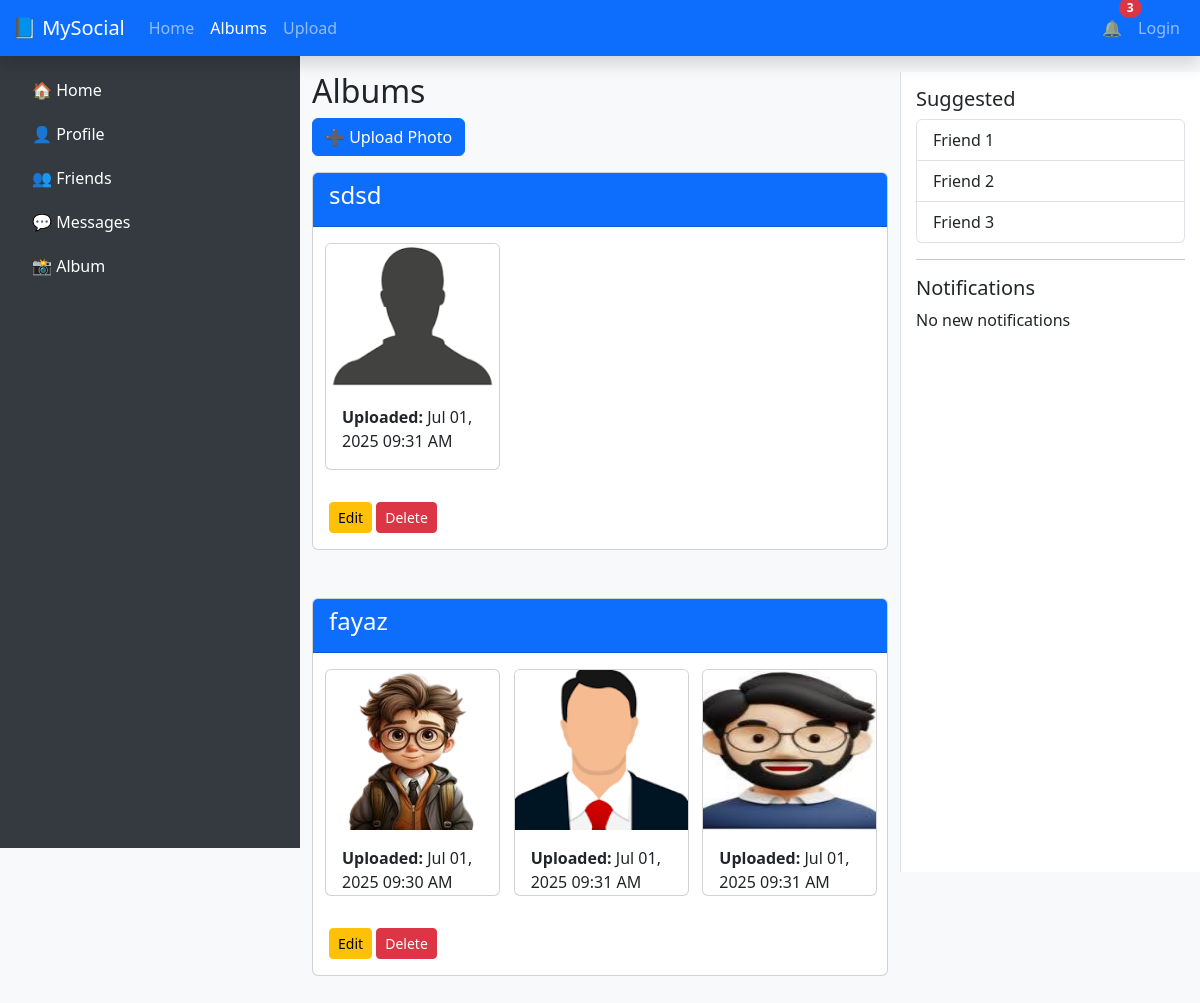
The page /albums/ on the database its author committed.
### my_project/models.py (models this page shows, shortened)
class Album(models.Model):
    name = models.CharField(max_length=100)
    created_at = models.DateTimeField(auto_now_add=True)

class Photo(models.Model):
    album = models.ForeignKey(Album, on_delete=models.CASCADE, related_name='photos')
    image = models.ImageField(upload_to='album_photos/')
    uploaded_at = models.DateTimeField(auto_now_add=True)

### my_project/views.py (the view)
# urls.py: path('albums/', views.album_list, name='album_list'),
def album_list(request):
    albums = Album.objects.all().order_by('-created_at')
    for album in albums:
        album.paginated_photos = Paginator(album.photos.all(), 6).get_page(request.GET.get(f'page_{album.id}', 1))
    return render(request, 'pages/albums/album.html', {'albums': albums})

### my_project/templates/pages/albums/album.html
{% extends 'base.html' %}
{% block content %}
{% load static %}
<h2>Albums</h2>
<a href="{% url 'upload_photo' %}" class="btn btn-primary mb-3">➕ Upload Photo</a>
{% for album in albums %}
  <div class="card mb-5">
    <div class="card-header bg-primary text-white">
      <h4>{{ album.name }}</h4>
    </div>
    <div class="card-body">
      <div class="row">
        {% for photo in album.photos.all %}
        <div class="col-md-4 mb-4">
          <div class="card album_img_card">
            <img src="{{ photo.image.url }}" class="card-img-top" alt="Image">
            <div class="card-body">
              <p class="card-text"><strong>Uploaded:</strong> {{ photo.uploaded_at|date:"M d, Y h:i A" }}</p>
            </div>
          </div>
        </div>
        {% empty %}
          <p class="text-muted">No photos in this album.</p>
        {% endfor %}
      </div>
      <div class="mt-2">
        <a href="{% url 'album_update' album.pk %}" class="btn btn-sm btn-warning">Edit</a>
        <a href="{% url 'album_delete' album.pk %}" class="btn btn-sm btn-danger">Delete</a>
      </div>
    </div>
  </div>
{% empty %}
  <p>No albums found.</p>
{% endfor %}
{% endblock %}

### my_project/templates/base.html (shortened to what this page needs)
<!DOCTYPE html>
<html lang="en">
<head>
    <link href="https://cdn.jsdelivr.net/npm/bootstrap@5.3.0/dist/css/bootstrap.min.css" rel="stylesheet">
    {% load static %}
    <link rel="stylesheet" href="{% static 'style.css' %}">
</head>
<body>
    <nav class="navbar navbar-expand-lg navbar-dark bg-primary fixed-top shadow">
        <div class="container-fluid">
            <a class="navbar-brand" href="{% url 'home' %}">📘 MySocial</a>
            <div class="collapse navbar-collapse" id="navbarNav">
                <ul class="navbar-nav me-auto mb-2 mb-lg-0">
                    <li class="nav-item">
                        <a class="nav-link {% if request.path == '/' %}active{% endif %}"
                            href="{% url 'home' %}">Home</a>
                    </li>
                    <li class="nav-item">
                        <a class="nav-link {% if 'album' in request.path %}active{% endif %}"
                            href="{% url 'album_list' %}">Albums</a>
                    </li>
                    <li class="nav-item">
                        <a class="nav-link {% if 'upload' in request.path %}active{% endif %}"
                            href="{% url 'upload_photo' %}">Upload</a>
                    </li>
                </ul>
                <ul class="navbar-nav">
                       <li class="nav-item dropdown ">
                        <a class="nav-link position-relative" href="#" role="button" data-bs-toggle="dropdown">
                            🔔
                            <span
                                class="position-absolute top-0 start-100 translate-middle badge rounded-pill bg-danger">
                                3
                            </span>
                        </a>
                    </li>
                    {% if user.is_authenticated %}
                    <li class="nav-item">
                        <a class="nav-link" href="#">👤 {{ user.username }}</a>
                    </li>
                    <li class="nav-item">
                        <a class="nav-link text-warning" href="{% url 'logout' %}">Logout</a>
                    </li>
                    {% else %}
                    <li class="nav-item">
                        <a class="nav-link" href="{% url 'login' %}">Login</a>
                    </li>
                    {% endif %}
                </ul>
            </div>
        </div>
    </nav>
    <div class="container-fluid mt-5">
        <div class="row">
            <div class="col-md-3 sidebar">
                <a href="{% url 'home' %}">🏠 Home</a>
                <a href="{% url 'profile' %}">👤 Profile</a>
                <a href="{% url 'friends' %}">👥 Friends</a>
                <a href="{% url 'messages' %}">💬 Messages</a>
                <a href="{% url 'album_list' %}">📸 Album</a>
            </div>
            <div class="col-md-6 mt-4">
                {% block content %}
                {% endblock %}
            </div>
            <div class="col-md-3 rightbar mt-4">
                {% block rightbar %}
                <h5>Suggested</h5>
                <ul class="list-group">
                    <li class="list-group-item">Friend 1</li>
                    <li class="list-group-item">Friend 2</li>
                    <li class="list-group-item">Friend 3</li>
                </ul>
                <hr>
                <h5>Notifications</h5>
                <p>No new notifications</p>
                {% endblock %}
            </div>
        </div>
    </div>
</body>
</html>

### static/style.css (style rules this page uses)
.album_img_card { width: 175px; height: 227px; margin-left: -4px; }
.album_img_card img { height: 160px; }

### my_project/templates/base.html (style rules this page uses)
body { background: #f8f9fa; }
.sidebar { height: 100vh; background-color: #343a40; padding-top: 20px; }
.sidebar a { color: white; display: block; padding: 10px 20px; text-decoration: none; }
.rightbar { background-color: #ffffff; padding: 15px; height: 100vh; border-left: 1px solid #dee2e6; }

### rows shown on the page
Album: name "sdsd"
Photo: image (picture), uploaded_at "Jul 01, 2025 09:31 AM"
Album: name "fayaz"
Photo: image (picture), uploaded_at "Jul 01, 2025 09:30 AM"
Photo: image (picture), uploaded_at "Jul 01, 2025 09:31 AM"
Photo: image (picture), uploaded_at "Jul 01, 2025 09:31 AM"
